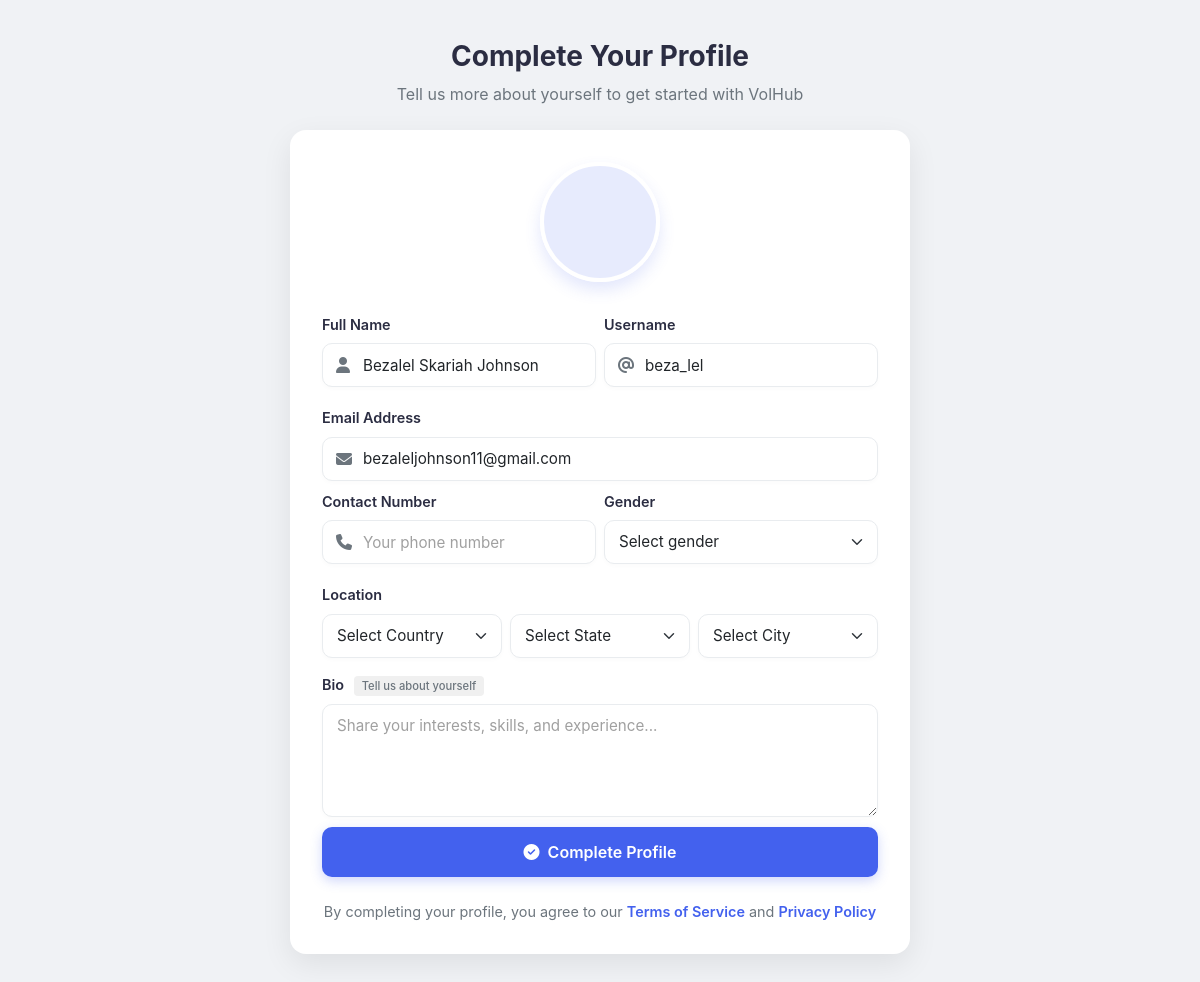
The app's page /User/create-profile/ (signed in) with its own data.
### Guest/models.py (models this page shows, shortened)
class tbl_user(models.Model):
    user_email = models.EmailField(max_length=50, unique=True)
    user_name = models.CharField(max_length=50, null=True, blank=True)
    user_username = models.CharField(max_length=50, null=True, blank=True)
    user_contact = models.CharField(max_length=10, null=True, blank=True)
    user_address = models.CharField(max_length=100, null=True, blank=True)
    user_password = models.CharField(max_length=128, null=True, blank=True)  # Store hashed password
    user_city = models.ForeignKey(tbl_city, on_delete=models.CASCADE, null=True)
    user_photo = models.FileField(upload_to="Assets/Files/User", null=True, blank=True)
    user_gender = models.CharField(max_length=100, null=True, blank=True)
    user_bio = models.TextField(null=True, blank=True)
    user_links = models.TextField(null=True, blank=True)  # Store as JSON (GitHub, LinkedIn, etc.)
    user_degree_type = models.CharField(max_length=50, null=True, blank=True)
    user_institution = models.CharField(max_length=100, null=True, blank=True)
    user_field_of_study = models.CharField(max_length=100, null=True, blank=True)
    user_graduation_month = models.IntegerField(null=True, blank=True)  # Store as month number (1-12)
    user_graduation_year = models.IntegerField(null=True, blank=True)  # Store as year (YYYY)
    user_emergency_name = models.CharField(max_length=100, null=True, blank=True)
    user_emergency_phone = models.CharField(max_length=15, null=True, blank=True)
    user_organization_name = models.CharField(max_length=100, null=True, blank=True)
    user_job_title = models.CharField(max_length=100, null=True, blank=True)
    user_industry = models.CharField(max_length=100, null=True, blank=True)
    user_location = models.CharField(max_length=100, null=True, blank=True)
    user_official_address = models.CharField(max_length=200, null=True, blank=True)
    user_official_contact_number = models.CharField(max_length=15, null=True, blank=True)
    is_basic_profile_complete = models.BooleanField(default=False)
    is_volunteer_profile_complete = models.BooleanField(default=False)
    is_organizer_profile_complete = models.BooleanField(default=False)
    user_past_volunteering = models.TextField(null=True, blank=True)
    user_type = models.CharField(max_length=10, choices=USER_TYPES, default='volunteer')
    user_visibility = models.BooleanField(default=False)  # If true, profile is public and visible to anyone

### User/views.py (the view, shortened to what this page needs)
# urls.py: path('create-profile/', views.create_profile, name='create_profile'),
def create_profile(request):
    country = tbl_country.objects.all()
    state = tbl_state.objects.all()
    thisUser = tbl_user.objects.get(id=request.session['u_id'])
    return render(request, 'User/create_profile.html', {
        'country': country, 'state': state, 'thisUser': thisUser
    })

### User/templates/User/create_profile.html (shortened to what this page needs)
<!DOCTYPE html>
<html lang="en">
<head>
    <link href="https://cdn.jsdelivr.net/npm/bootstrap@5.3.0/dist/css/bootstrap.min.css" rel="stylesheet">
    <link rel="stylesheet" href="https://cdnjs.cloudflare.com/ajax/libs/font-awesome/6.4.0/css/all.min.css">
</head>
<body>
    <div class="profile-container">
        <div class="profile-header">
            <h1 class="profile-title">Complete Your Profile</h1>
            <p class="profile-subtitle">Tell us more about yourself to get started with VolHub</p>
        </div>
        <form method="POST" enctype="multipart/form-data" id="profile-form">
            <div class="profile-card">
                <div class="profile-photo-wrapper">
                    <label for="txt_photo" class="profile-photo" id="photo-preview">
                    </label>
                </div>
                <div class="form-row">
                    <div class="form-col">
                        <div class="form-group">
                            <label class="form-label" for="txt_name">Full Name</label>
                            <div class="input-with-icon">
                                <i class="fas fa-user input-icon"></i>
                                <input type="text" id="txt_name" name="txt_name" class="form-control" value="{{ thisUser.user_name }}" placeholder="Your full name" required>
                            </div>
                        </div>
                    </div>
                    <div class="form-col">
                        <div class="form-group">
                            <label class="form-label" for="txt_username">Username</label>
                            <div class="input-with-icon">
                                <i class="fas fa-at input-icon"></i>
                                <input type="text" id="txt_username" name="txt_username" class="form-control" value="{{ thisUser.user_username }}" placeholder="Choose a username" required>
                            </div>
                        </div>
                    </div>
                </div>
                <div class="form-group">
                    <label class="form-label" for="txt_email">Email Address</label>
                    <div class="input-with-icon">
                        <i class="fas fa-envelope input-icon"></i>
                        <input type="email" id="txt_email" name="txt_email" class="form-control" value="{{ thisUser.user_email }}" placeholder="Your email address" required>
                    </div>
                </div>
                <div class="form-row">
                    <div class="form-col">
                        <div class="form-group">
                            <label class="form-label" for="txt_contact">Contact Number</label>
                            <div class="input-with-icon">
                                <i class="fas fa-phone input-icon"></i>
                                <input type="text" id="txt_contact" name="txt_contact" class="form-control" maxlength="10" placeholder="Your phone number" required>
                            </div>
                        </div>
                    </div>
                    <div class="form-col">
                        <div class="form-group">
                            <label class="form-label" for="txt_gender">Gender</label>
                            <select id="txt_gender" name="txt_gender" class="form-select" required>
                                <option value="" disabled selected>Select gender</option>
                            </select>
                        </div>
                    </div>
                </div>
                <div class="form-group">
                    <label class="form-label">Location</label>
                    <div class="location-group">
                        <div>
                            <select name="sel_country" id="sel_country" class="form-select" required>
                                <option value="">Select Country</option>
                            </select>
                        </div>
                        <div>
                            <select name="sel_state" id="sel_state" class="form-select" required>
                                <option value="">Select State</option>
                            </select>
                        </div>
                        <div>
                            <select name="sel_city" id="sel_city" class="form-select" required>
                                <option value="">Select City</option>
                            </select>
                        </div>
                    </div>
                </div>
                <div class="form-group">
                    <label class="form-label" for="txt_bio">Bio <span class="optional-badge">Tell us about yourself</span></label>
                    <textarea id="txt_bio" name="txt_bio" class="form-control" rows="4" placeholder="Share your interests, skills, and experience..." required></textarea>
                </div>
                <button type="submit" class="btn btn-primary w-100">
                    <i class="fas fa-check-circle me-2"></i>Complete Profile
                </button>
                <div class="form-footer">
                    By completing your profile, you agree to our <a href="#">Terms of Service</a> and <a href="#">Privacy Policy</a>
                </div>
            </div>
        </form>
    </div>
</body>
</html>

### User/templates/User/create_profile.html (style rules this page uses)
:root { --primary: #4361ee; --primary-light: #4361ee20; --secondary: #3f37c9; --surface: #ffffff; --background: #f0f2f5; --text: #2b2d42; --text-secondary: #6c757d; --border: #e9ecef; --success: #4cc9a0; --error: #ef476f; }
body { background-color: var(--background); min-height: 100vh; display: flex; align-items: center; justify-content: center; font-family: 'Inter', -apple-system, BlinkMacSystemFont, 'Segoe UI', Roboto, Oxygen, Ubuntu, Cantarell, sans-serif; color: var(--text); padding: 40px 0; margin: 0; }
.profile-container { width: 100%; max-width: 620px; margin: auto; }
.profile-header { text-align: center; margin-bottom: 24px; }
.profile-title { font-size: 1.75rem; font-weight: 700; color: var(--text); margin-bottom: 8px; }
.profile-subtitle { font-size: 1rem; color: var(--text-secondary); margin-bottom: 0; }
.profile-card { background: var(--surface); border-radius: 16px; box-shadow: 0 10px 30px rgba(0, 0, 0, 0.08); width: 100%; padding: 32px; margin: auto; }
.profile-photo-wrapper { display: flex; justify-content: center; margin-bottom: 32px; }
.profile-photo { width: 120px; height: 120px; border-radius: 50%; background-color: var(--primary-light); display: flex; justify-content: center; align-items: center; overflow: hidden; position: relative; border: 4px solid var(--surface); box-shadow: 0 8px 16px rgba(67, 97, 238, 0.15); transition: all 0.3s ease; cursor: pointer; }
.form-group { margin-bottom: 10px; }
.form-label { font-size: 0.9rem; font-weight: 600; color: var(--text); margin-bottom: 8px; display: block; }
.form-control, .form-select { border-radius: 10px; border: 1px solid var(--border); padding: 10px 14px; height: 44px; font-size: 0.95rem; box-shadow: 0 2px 5px rgba(0, 0, 0, 0.02); transition: all 0.3s ease; margin-bottom: 6px; }
.form-control::placeholder { color: #a0a0a0; }
textarea.form-control { height: auto; min-height: 100px; resize: vertical; }
.location-group { display: grid; grid-template-columns: 1fr 1fr 1fr; gap: 8px; margin-bottom: 6px; }
.btn-primary { background-color: var(--primary); border: none; border-radius: 10px; height: 50px; font-weight: 600; font-size: 1rem; padding: 0 24px; transition: all 0.3s ease; box-shadow: 0 4px 12px rgba(67, 97, 238, 0.25); }
.input-with-icon { position: relative; }
.input-with-icon .form-control { padding-left: 40px; }
.input-icon { position: absolute; left: 14px; top: 50%; transform: translateY(-50%); color: var(--text-secondary); }
.optional-badge { font-size: 0.7rem; color: var(--text-secondary); background-color: #f0f0f0; padding: 0.2rem 0.5rem; border-radius: 4px; margin-left: 6px; font-weight: 500; }
.form-footer { text-align: center; margin-top: 24px; font-size: 0.9rem; color: var(--text-secondary); }
.form-footer a { color: var(--primary); text-decoration: none; font-weight: 600; }
.form-row { display: flex; flex-wrap: wrap; gap: 8px; margin-bottom: 10px; }
.form-col { flex: 1; min-width: 0; }

### records on screen
tbl_user: txt_name "Bezalel Skariah Johnson", txt_username "beza_lel", txt_email "bezaleljohnson11@gmail.com"
